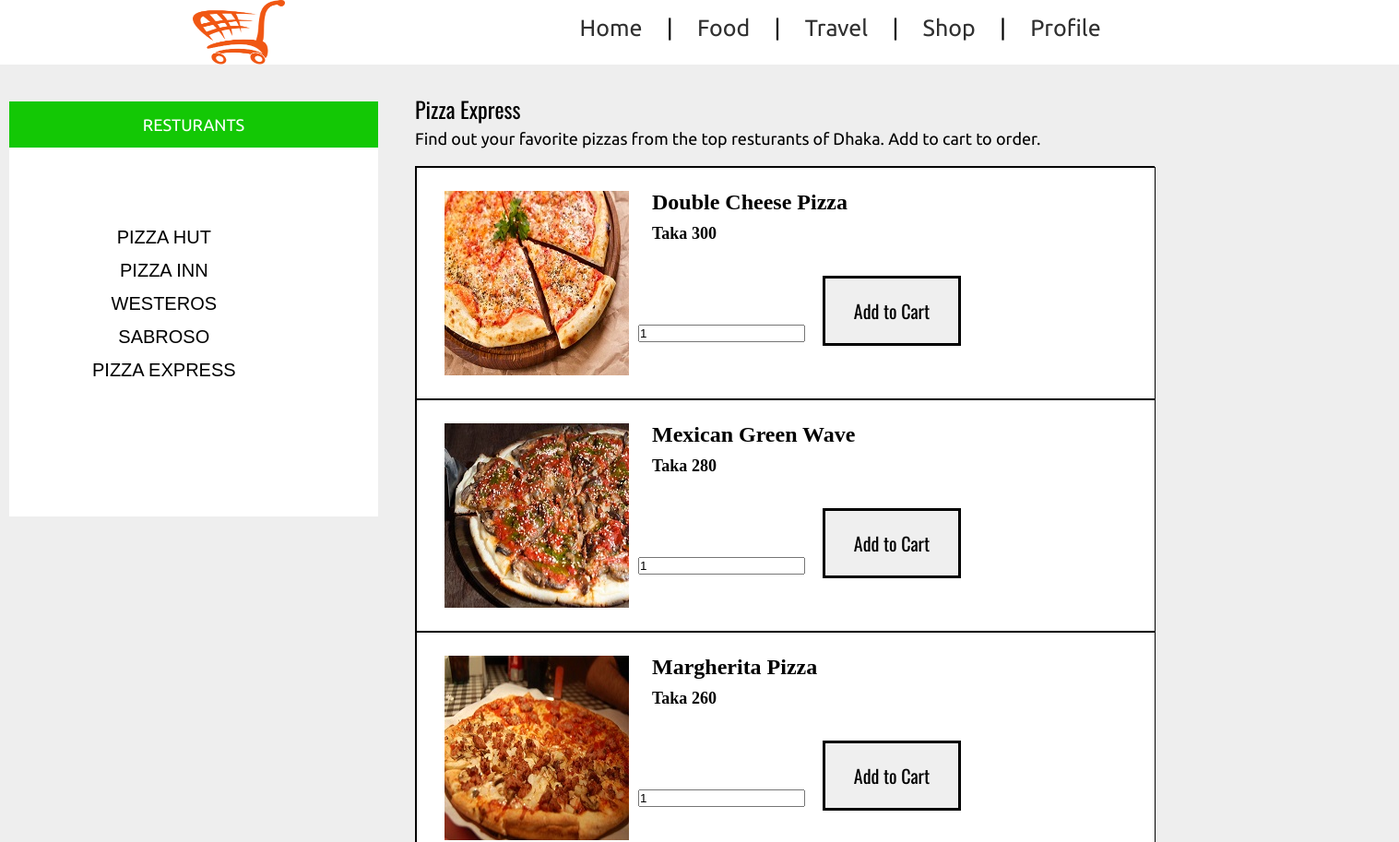
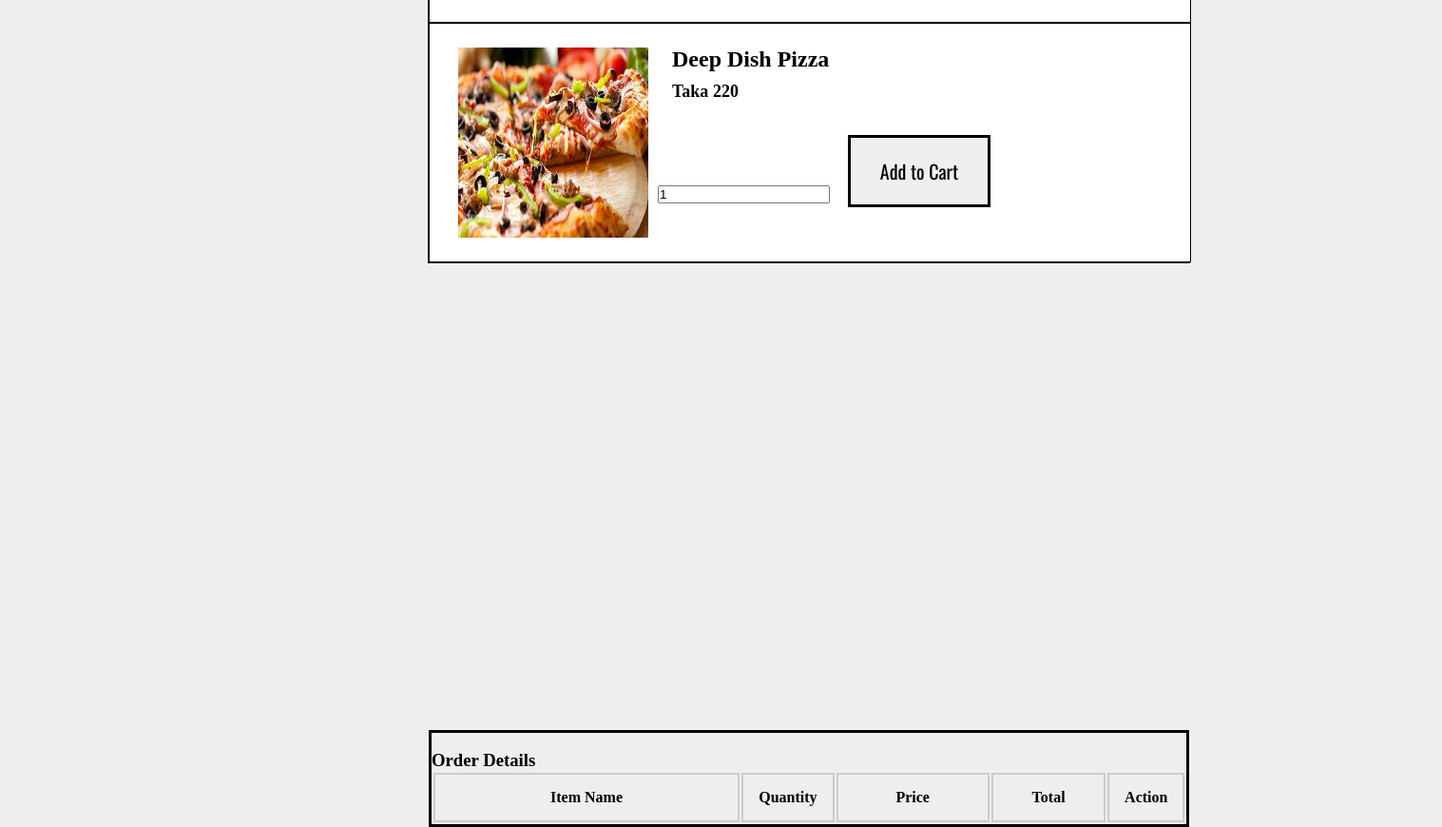
/express.php, run on the app's committed database (2 pictures, top to bottom).
### tables this page shows
CREATE TABLE `express` (
  `id` int(11) NOT NULL,
  `name` varchar(255) NOT NULL,
  `image` varchar(255) NOT NULL,
  `price` int(11) NOT NULL
);

### express.php (the view, shortened to what this page needs)
<?php
 $connect = mysqli_connect("localhost", "root", "", "cartmart");
 ?>
<!DOCTYPE html>
<html>
<head>
</head>
<body>
<header class="tm-header" >
	<div class="tm-container">
	<img  src="cart.png" height="70" width="100" class="tm-logo">
		<nav class="tm-nav ">
			<ul>
				<li><a href="index.html" font size="1">Home</a></li>
				<li>|</li>
				<li><a href="food.html">Food</a></li>
				<li>|</li>
				<li><a href="travel.html">Travel</a></li>
				<li>|</li>
				<li><a href="shop.html">Shop</a></li>
				<li>|</li>
				<li><a href="profile.html">Profile</a></li>
			</ul>
		</nav>
		<div id="list">
	<div id="top">
			<p>RESTURANTS</p>
		</div>
		<ul>
			<li> <a href="hut.php"> PIZZA HUT</a></li>
			<li> <a href="inn.php"> PIZZA INN</a></li>
			<li> <a href="westeros.php"> WESTEROS</a></li>
			<li> <a href="sabroso.php"> SABROSO</a></li>
			<li> <a href="express.php"> PIZZA EXPRESS</a></li>
		</ul>
	</div>
	<p id="name"> Pizza Express</p>
	<p id="caption"> Find out your favorite pizzas from the top resturants of Dhaka. Add to cart to order.</p>
	<br />
           <div id="holder">
                <?php
                $query = "SELECT * FROM express ORDER BY id ASC";
                $result = mysqli_query($connect, $query);
                if(mysqli_num_rows($result) > 0)
                {
                     while($row = mysqli_fetch_array($result))
                     {
                ?>
                <div>
                     <form method="post" action="express.php?action=add&id=<?php echo $row["id"]; ?>">
                          <div id="box1">
                                <img id="b1" src="<?php echo $row["image"]; ?>">
                               <h4 id="b1name"><?php echo $row["name"]; ?></h4>
                               <h5 id="b1d">Taka <?php echo $row["price"]; ?></h5>
                               <input type="text" name="quantity" class="q" value="1" />
                               <input type="submit" name="add_to_cart" style="margin-top:5px;" class="cartbutton" value="Add to Cart" />
                          </div>
                     </form>
                </div>
                <?php
                     }
                }
                ?>
				<div id="maincart">
                <br />
                <h3>Order Details</h3>
                <div class="table-responsive">
                     <table class="table table-bordered">
                          <tr>
                               <th width="40%">Item Name</th>
                               <th width="10%">Quantity</th>
                               <th width="20%">Price</th>
                               <th width="15%">Total</th>
                               <th width="5%">Action</th>
                          </tr>
                     </table>
                </div>
				</div>
	</div>
	</header>
</body>
</html>

### express.php (style rules this page uses)
* { margin:0; padding: 0; }
body { background: #eeeeee; }
.tm-container { max-width: 1100px; margin: 0 auto; }
.tm-header { background: #ffffff; }
.tm-header::after { content: " "; clear: both; display: block; visibility: none; }
.tm-logo { float:left; }
.tm-nav { width: 700px; float: right; font-size: 25px; }
.tm-nav ul li { display: inline-block; font-family: 'Ubuntu', sans-serif; }
.tm-nav ul li a { padding:10px 20px; text-decoration: none; color: #303030; line-height: 60px; }
#list { width: 400px; height: 450px; position: absolute; top: 110px; left: 10px; background-color: white; }
#name { color: black; font-family: 'Oswald', sans-serif; font-size: 24px; position: absolute; top: 100px; left: 450px; }
#caption { color: black; font-family: 'Ubuntu', sans-serif; font-size: 18px; position: absolute; top: 140px; left: 450px; }
#top { width: 400px; height: 50px; position: absolute; top: 0px; left: 0px; background-color: #13c805 }
#top p { color: white; font-family: 'Ubuntu', sans-serif; font-size: 18px; text-align: center; padding: 15px; }
#list ul { position: absolute; top: 60px; left: 20px; padding: 70px; text-align: center; list-style-type: none; line-height: 35px; }
#list ul a { color: black; font-family: 'Open+Sans', sans-serif; font-size: 20px; text-decoration: none; }
#box1 { background-color: white; width: 800px; height: 250px; border: solid black 1px; }
#b1 { position: relative; top: 25px; left: 30px; }
#b1name { position: relative; top: -180px; left: 255px; font-family: Adobe Fan Heiti Std; font-size: 24px; color: black; }
#b1d { position: relative; top: -170px; left: 255px; font-family: Lucida Sans Unicode; font-size: 18px; color: black; }
.cartbutton { width: 150px; padding: 20px; position: relative; top: -140px; left: 255px; border: solid black; font-size: 20px; color: black; overflow: hidden; font-family: 'Oswald', sans-serif; }
#holder { background-color: white; position: absolute; top: 180px; left: 450px; width: 800px; border: solid black 1px; }
.q { position: relative; left: 240px; top: -120px; }
#maincart { position: absolute; top: 1500px; border: solid black 3px; }
#maincart th,td { border: 2px solid #CCC; border-collapse: collapse; padding: 15px; text-align: center; }

### data on the page
express: image (picture), name "Double Cheese Pizza", price "300"
express: image (picture), name "Mexican Green Wave", price "280"
express: image (picture), name "Margherita Pizza", price "260"
express: image (picture), name "Deep Dish Pizza", price "220"
